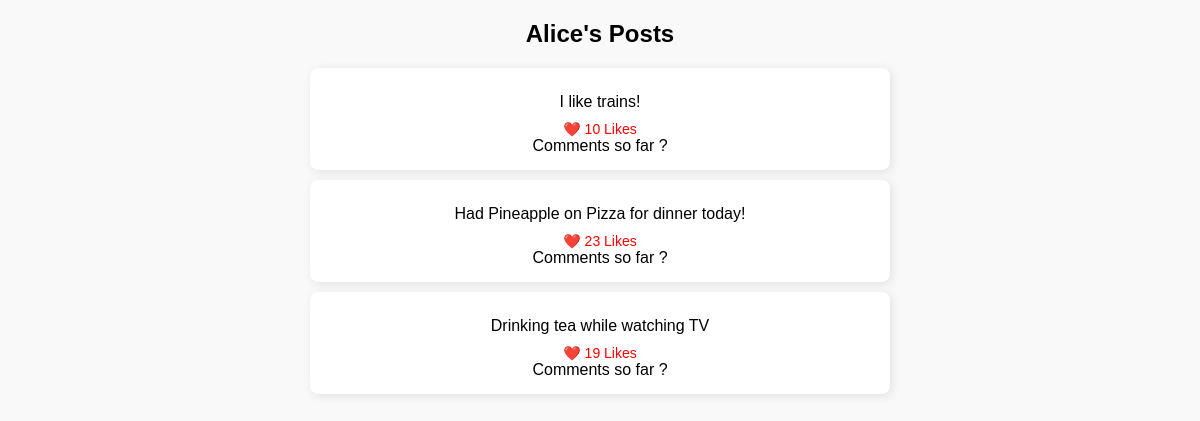
Page /user/Alice/ on the earlier database version.
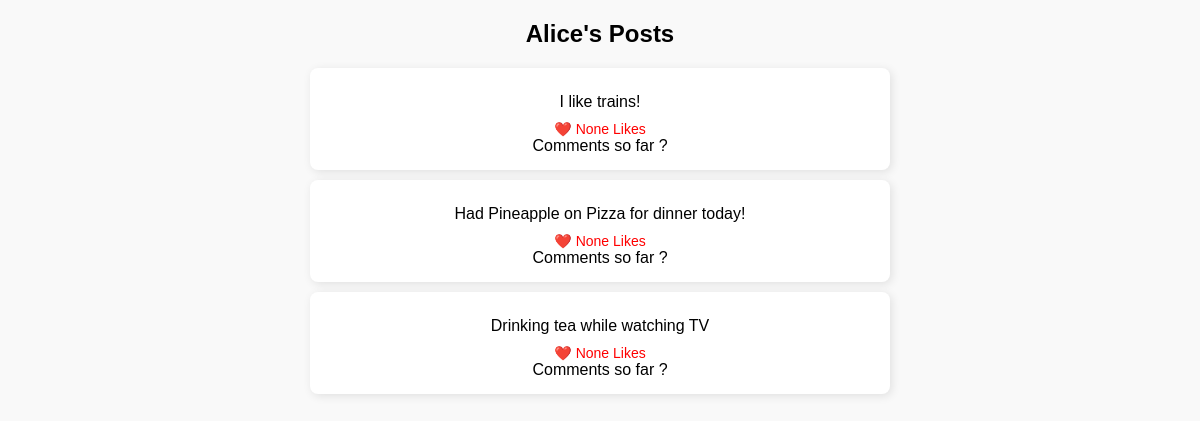
Same page on the later database version.
### tables this page shows
CREATE TABLE posts (
                                post_id INTEGER PRIMARY KEY AUTOINCREMENT,
                                user_id NOT NULL,
                                content TEXT,
                                likes INT,
                                created_at TIMESTAMP DEFAULT CURRENT_TIMESTAMP,
                                FOREIGN KEY (user_id) REFERENCES users (user_id)
                            );

### app.py (the view)
@app.route("/user/<string:username>/")
def user_page(username):
    conn = sqlite3.connect("database.db")
    cursor = conn.cursor()
    cursor.execute("""
        SELECT posts.content, posts.likes
        FROM posts
        JOIN users ON posts.user_id = users.user_id
        WHERE users.username = ?;
    """, (username,))
    user_posts = cursor.fetchall()
    conn.close()
    return render_template('user_page.html', username=username, user_posts=user_posts)

### templates/user_page.html (shortened to what this page needs)
<!DOCTYPE html>
<html>
<head>
</head>
<body>
    <div class="profile-container">
        <h2>{{ username }}'s Posts</h2>
        {% for post in user_posts %}
            <div class="post">
                <div class="content">{{ post[0] }}</div>
                <div class="likes">❤️ {{ post[1] }} Likes</div>
                <div class="comment">Comments so far ?</div>
            </div>
        {% endfor %}
    </div>
</body>
</html>

Differences in the rows shown:
changed posts "I like trains!": likes "10" → "None"
changed posts "Had Pineapple on Pizza for dinner today!": likes "23" → "None"
changed posts "Drinking tea while watching TV": likes "19" → "None"
